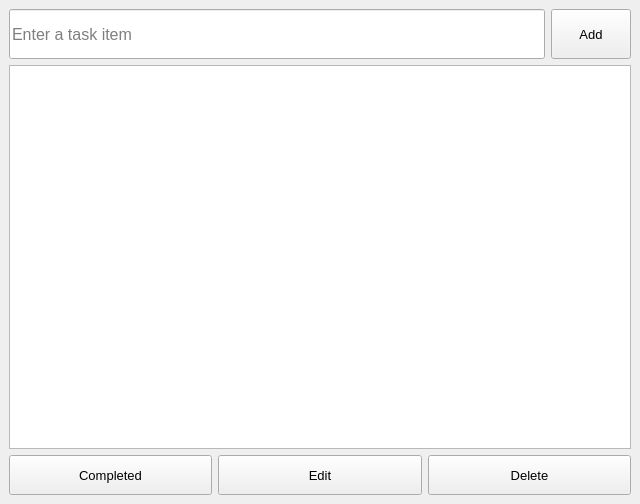
<?xml version="1.0" encoding="UTF-8"?>
<ui version="4.0">
 <class>MainWindow</class>
 <widget class="QMainWindow" name="MainWindow">
  <property name="geometry">
   <rect>
    <x>0</x>
    <y>0</y>
    <width>640</width>
    <height>504</height>
   </rect>
  </property>
  <property name="windowTitle">
   <string>JTasks</string>
  </property>
  <property name="windowIcon">
   <iconset resource="resources.qrc">
    <normaloff>:/resources/icons8-tasklist-64.png</normaloff>:/resources/icons8-tasklist-64.png</iconset>
  </property>
  <widget class="QWidget" name="centralwidget">
   <layout class="QGridLayout" name="gridLayout">
    <item row="0" column="0">
     <layout class="QHBoxLayout" name="horizontalLayout">
      <item>
       <widget class="QLineEdit" name="lineEdit">
        <property name="minimumSize">
         <size>
          <width>150</width>
          <height>50</height>
         </size>
        </property>
        <property name="font">
         <font>
          <pointsize>12</pointsize>
         </font>
        </property>
        <property name="placeholderText">
         <string>Enter a task item</string>
        </property>
       </widget>
      </item>
      <item>
       <widget class="QPushButton" name="pushButton">
        <property name="minimumSize">
         <size>
          <width>10</width>
          <height>50</height>
         </size>
        </property>
        <property name="font">
         <font>
          <pointsize>10</pointsize>
          <weight>50</weight>
          <bold>false</bold>
         </font>
        </property>
        <property name="styleSheet">
         <string notr="true"/>
        </property>
        <property name="text">
         <string>Add</string>
        </property>
        <property name="icon">
         <iconset resource="resources.qrc">
          <normaloff>:/resources/icons8-plus-24.png</normaloff>:/resources/icons8-plus-24.png</iconset>
        </property>
       </widget>
      </item>
     </layout>
    </item>
    <item row="1" column="0">
     <widget class="QListWidget" name="listWidget">
      <property name="font">
       <font>
        <pointsize>14</pointsize>
        <weight>75</weight>
        <bold>true</bold>
       </font>
      </property>
      <property name="styleSheet">
       <string notr="true">color:black;
</string>
      </property>
     </widget>
    </item>
    <item row="2" column="0">
     <layout class="QHBoxLayout" name="horizontalLayout_2">
      <item>
       <widget class="QPushButton" name="pushButton_2">
        <property name="minimumSize">
         <size>
          <width>200</width>
          <height>40</height>
         </size>
        </property>
        <property name="font">
         <font>
          <pointsize>10</pointsize>
         </font>
        </property>
        <property name="text">
         <string>Completed</string>
        </property>
        <property name="icon">
         <iconset resource="resources.qrc">
          <normaloff>:/resources/icons8-tick-box-64.png</normaloff>:/resources/icons8-tick-box-64.png</iconset>
        </property>
        <property name="iconSize">
         <size>
          <width>20</width>
          <height>20</height>
         </size>
        </property>
       </widget>
      </item>
      <item>
       <widget class="QPushButton" name="pushButton_3">
        <property name="minimumSize">
         <size>
          <width>200</width>
          <height>40</height>
         </size>
        </property>
        <property name="font">
         <font>
          <pointsize>10</pointsize>
         </font>
        </property>
        <property name="text">
         <string>Edit</string>
        </property>
        <property name="icon">
         <iconset resource="resources.qrc">
          <normaloff>:/resources/icons8-edit-64.png</normaloff>:/resources/icons8-edit-64.png</iconset>
        </property>
        <property name="iconSize">
         <size>
          <width>20</width>
          <height>20</height>
         </size>
        </property>
       </widget>
      </item>
      <item>
       <widget class="QPushButton" name="pushButton_4">
        <property name="minimumSize">
         <size>
          <width>200</width>
          <height>40</height>
         </size>
        </property>
        <property name="font">
         <font>
          <pointsize>10</pointsize>
         </font>
        </property>
        <property name="text">
         <string>Delete</string>
        </property>
        <property name="icon">
         <iconset resource="resources.qrc">
          <normaloff>:/resources/icons8-delete-bin-64.png</normaloff>:/resources/icons8-delete-bin-64.png</iconset>
        </property>
        <property name="iconSize">
         <size>
          <width>20</width>
          <height>20</height>
         </size>
        </property>
       </widget>
      </item>
     </layout>
    </item>
   </layout>
  </widget>
 </widget>
 <resources>
  <include location="resources.qrc"/>
 </resources>
 <connections/>
</ui>
